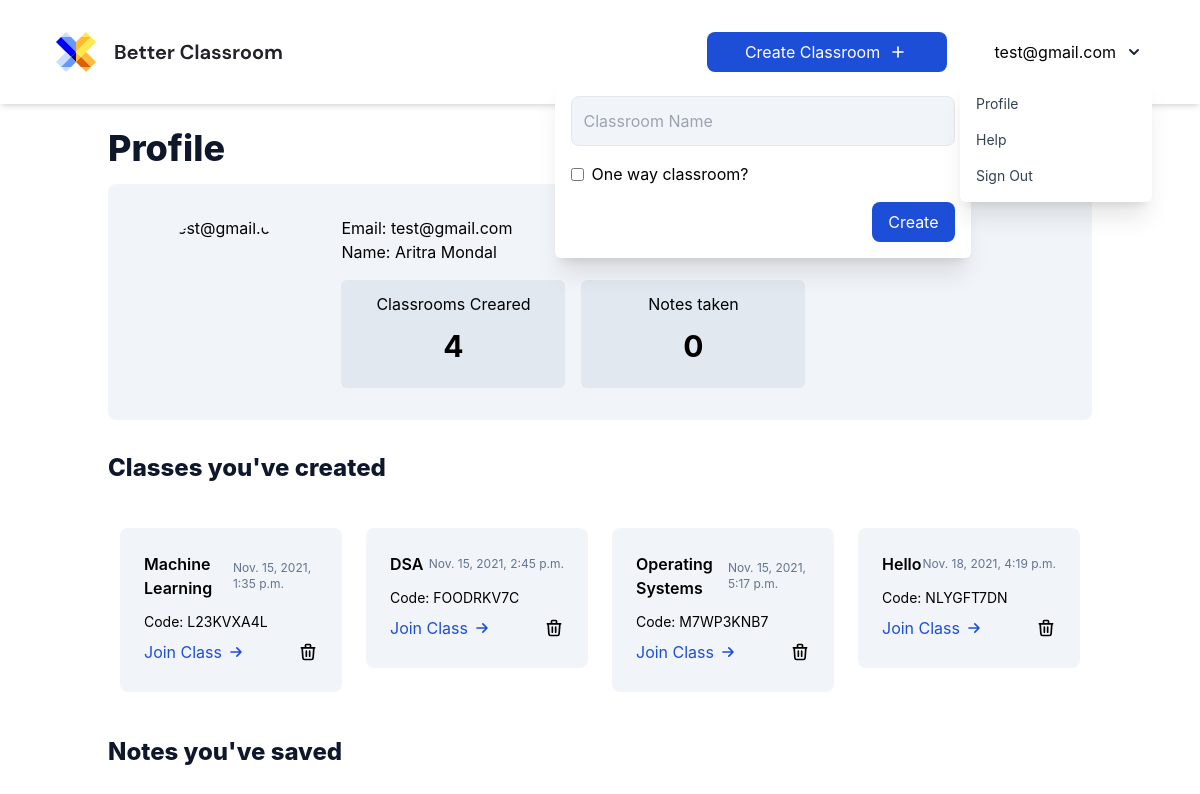
Screenshot of /profile/ (signed in) with the database file from the repository.
### classroom/models.py (models this page shows, shortened)
class Classroom(models.Model):
    name = models.CharField(max_length=50, null=True, blank=True)
    created_by = models.ForeignKey(User, on_delete=models.CASCADE, related_name="teacher")
    slug = models.SlugField(max_length=11, blank=True, null=True)
    oneway = models.BooleanField(default=True)
    board = models.TextField(blank=True, null=True, default="{}")
    timestamp = models.DateTimeField(auto_now_add=True)

### accounts/views.py (the view)
# urls.py: path('profile/', profile_view, name='profile'),
@login_required
def profile_view(request):
    context = {
        'title': request.user.first_name + " " + request.user.last_name,
        'classrooms': Classroom.objects.filter(created_by=request.user),
        'notes': Notes.objects.filter(user=request.user)
    }
    return render(request, 'accounts/profile.html', context)

### Templates/accounts/profile.html (shortened to what this page needs)
{% extends 'base/base.html' %}
{% load static %}
{% block content %}
<div>
    <div class="mb-8">
        <h1 class="text-4xl font-extrabold text-slate-900 mb-4">Profile</h1>
        <div class="flex w-full bg-slate-100 rounded-lg p-8" >
            <div class="mr-12">
                <img src="{{ user.socialaccount_set.all.0.get_avatar_url }}" alt="{{ user }}" class="h-20 lg:h-40 w-auto rounded-full ml-4 object-cover" draggable="false" />
            </div>
            <div>
                Email: {{ request.user.email }} <br>
                Name: {{ request.user.first_name }} {{ request.user.last_name }}
                <div class="flex space-x-4 mt-4">
                    <div class="bg-slate-200 p-3 w-56 flex items-center justify-center rounded-md flex-col">
                        Classrooms Creared
                        <h2 class="text-3xl font-bold py-3">{{ classrooms.count }}</h2>
                    </div>
                    <div class="bg-slate-200 p-3 w-56 flex items-center justify-center rounded-md flex-col">
                        Notes taken
                        <h2 class="text-3xl font-bold py-3">{{ notes.count }}</h2>
                    </div>
                </div>
            </div>
        </div>
    </div>
    <h1 class="text-2xl font-extrabold text-slate-900 mb-2">Classes you've created</h1>
    <div class="flex flex-wrap my-8 w-full">
        {% for classroom in classrooms %}
            <div class="w-1/4 p-3">
                <div class="p-6 bg-slate-100 rounded-lg">
                    <div class="flex justify-between items-center mb-3">
                        <div class="font-semibold ">{{ classroom.name }}</div>
                        <div class="text-slate-500 text-xs">{{ classroom.timestamp }}</div>
                    </div>
                    <div class="mb-1 text-sm">Code: {{ classroom.slug }}</div>
                    <div class="flex justify-between items-center">
                        <a href="/{{ classroom.slug }}" class="text-blue-700 text-md py-1 rounded-md flex justify-center items-center">
                            Join Class
                            <svg xmlns="http://www.w3.org/2000/svg" class="ml-1 h-5 w-5" fill="none" viewBox="0 0 24 24" stroke="currentColor">
                                <path stroke-linecap="round" stroke-linejoin="round" stroke-width="2" d="M13 7l5 5m0 0l-5 5m5-5H6" />
                            </svg>
                        </a>
                        {% if request.user == classroom.created_by %}
                        <a href="/delete/{{ classroom.slug }}" class="hover:text-red-500">
                            <svg xmlns="http://www.w3.org/2000/svg" class="h-5 w-5" fill="none" viewBox="0 0 24 24" stroke="currentColor">
                                <path stroke-linecap="round" stroke-linejoin="round" stroke-width="2" d="M19 7l-.867 12.142A2 2 0 0116.138 21H7.862a2 2 0 01-1.995-1.858L5 7m5 4v6m4-6v6m1-10V4a1 1 0 00-1-1h-4a1 1 0 00-1 1v3M4 7h16" />
                            </svg>
                        </a>
                        {% endif %}
                    </div>
                </div>
            </div>
        {% endfor %}
    </div>
    <h1 class="text-2xl font-extrabold text-slate-900 mb-2">Notes you've saved</h1>
</div>
{% endblock content %}

### Templates/base/navbar.html (shortened to what this page needs)
{% load socialaccount %}
<nav class="absolute top-0 w-screen">
    <div class="mx-auto max-w-screen">
        <div class="flex justify-between shadow-md px-12">
            <div class="flex space-x-4">
                <div>
                    <a href="{% url 'home' %}" class="flex items-center py-8 px-2 text-slate-700 hover:text-slate-900">
                    </a>
                </div>
            </div>
            <div class="md:flex items-center">
                {% if request.user.is_authenticated %}
                    <div class="flex justify-center mr-6">
                        <div x-data="{ createClass: false }" class="relative my-2">
                            <button @click="createClass = !createClass" class="relative z-10 block px-3 py-2 flex w-60 mr-6 justify-center items-center bg-blue-700 hover:bg-blue-800 text-white rounded-lg">
                                Create Classroom
                                <svg xmlns="http://www.w3.org/2000/svg" class="ml-2 h-5 w-5" fill="none" viewBox="0 0 24 24" stroke="currentColor">
                                    <path stroke-linecap="round" stroke-linejoin="round" stroke-width="2" d="M12 6v6m0 0v6m0-6h6m-6 0H6" />
                                </svg>
                            </button>
                            <div x-show="createClass" @click="createClass = false" class="fixed inset-0 h-full w-full z-10"></div>
                            <div x-show="createClass" class="absolute right-0 mt-2 p-4 w-auto bg-white rounded-md shadow-xl z-20">
                                <form action="" method="POST">{% csrf_token %}
                                    <div class="flex flex-col space-y-4">
                                        <input type="text" name="classname" placeholder="Classroom Name" class="p-3 w-96 bg-slate-100 rounded-lg border focus:border-slate-200"  required/>
                                        <label class="inline-flex items-center">
                                            <input type="checkbox" class="form-checkbox" name="oneway"/>
                                            <span class="ml-2">One way classroom?</span>
                                        </label>
                                        <button type="submit" class="px-4 py-2 ml-auto flex w-max justify-center items-center bg-blue-700 hover:bg-blue-800 text-white rounded-lg">
                                            Create
                                        </button>
                                    </div>
                                </form>
                            </div>
                        </div>
                    </div>
                    {{ request.user }}
                    <div class="flex justify-center">
                        <div x-data="{ dropdownOpen: false }" class="relative my-2">
                            <button @click="dropdownOpen = !dropdownOpen" class="relative z-10 block rounded-md p-2 focus:outline-none">
                                <svg class="h-5 w-5 text-slate-800" xmlns="http://www.w3.org/2000/svg" viewBox="0 0 20 20" fill="currentColor">
                                    <path fill-rule="evenodd" d="M5.293 7.293a1 1 0 011.414 0L10 10.586l3.293-3.293a1 1 0 111.414 1.414l-4 4a1 1 0 01-1.414 0l-4-4a1 1 0 010-1.414z" clip-rule="evenodd" />
                                </svg>
                            </button>
                            <div x-show="dropdownOpen" @click="dropdownOpen = false" class="fixed inset-0 h-full w-full z-10"></div>
                            <div x-show="dropdownOpen" class="absolute right-0 mt-2 py-2 w-48 bg-white rounded-md shadow-xl z-20">
                                <a href="{% url 'profile' %}" class="block px-4 py-2 text-sm capitalize text-slate-700 hover:bg-blue-700 hover:text-white">
                                    Profile
                                </a>
                                <a href="#" class="block px-4 py-2 text-sm capitalize text-slate-700 hover:bg-blue-700 hover:text-white">
                                    Help
                                </a>
                                <a href="{% url 'logout' %}" class="block px-4 py-2 text-sm capitalize text-slate-700 hover:bg-blue-700 hover:text-white">
                                    Sign Out
                                </a>
                            </div>
                        </div>
                    </div>
                {% endif %}
            </div>
        </div>
    </div>
</nav>

### static/style.css (style rules this page uses)
html, body { font-family: 'Inter', sans-serif !important; font-family: 'DM Sans', sans-serif; scroll-behavior: smooth; }
* { outline: none; }

### rows the page displays
Classroom: name "Machine Learning", timestamp "Nov. 15, 2021, 1:35 p.m.", slug "L23KVXA4L"
Classroom: name "DSA", timestamp "Nov. 15, 2021, 2:45 p.m.", slug "FOODRKV7C"
Classroom: name "Operating Systems", timestamp "Nov. 15, 2021, 5:17 p.m.", slug "M7WP3KNB7"
Classroom: name "Hello", timestamp "Nov. 18, 2021, 4:19 p.m.", slug "NLYGFT7DN"

### other values shown
{{ request.user }} "test@gmail.com"
{{ request.user.email }} "test@gmail.com"
{{ request.user.first_name }} "Aritra"
{{ request.user.last_name }} "Mondal"
{{ classrooms.count }} "4"
{{ notes.count }} "0"
